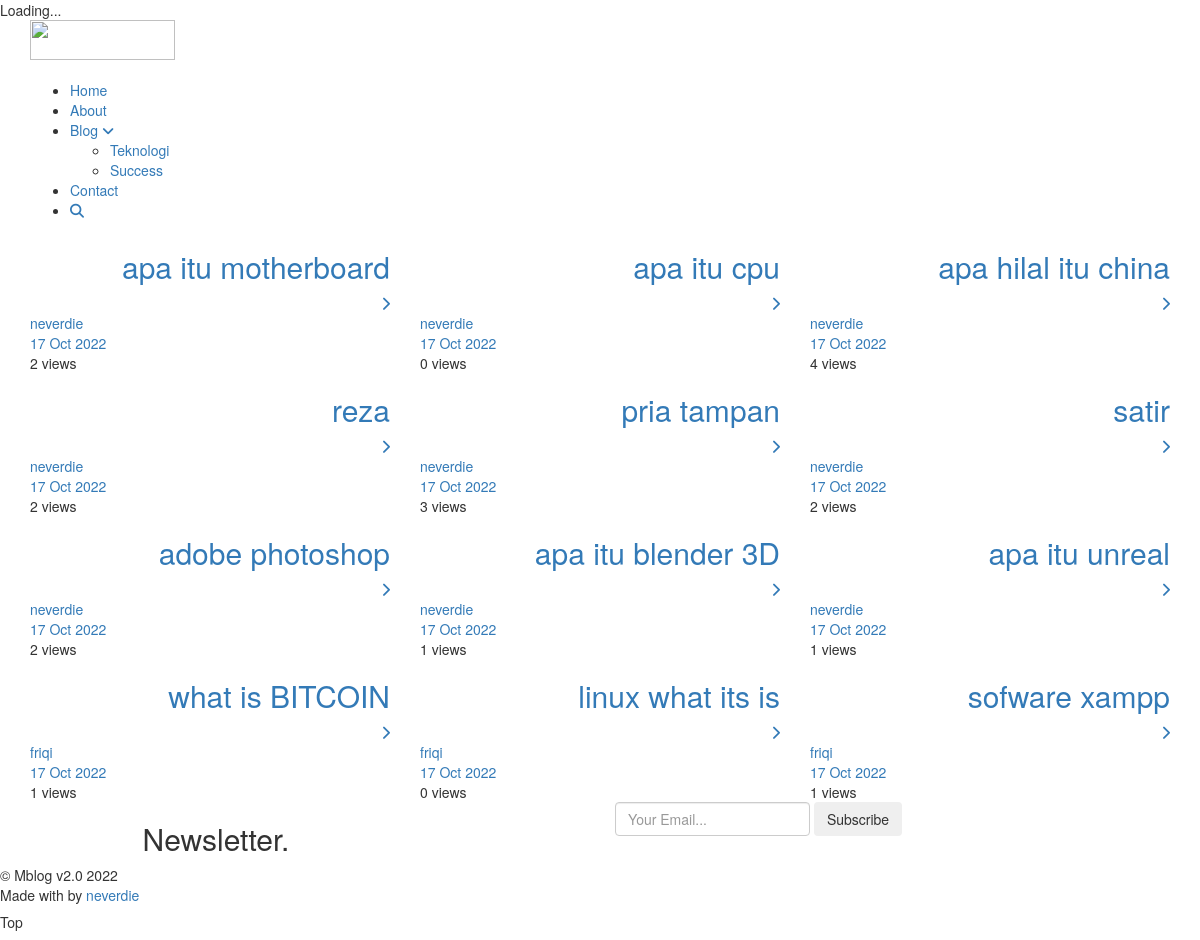
/index.php/result/search, run on the app's committed database.
### tables this page shows
CREATE TABLE `tbl_navbar` (
  `navbar_id` int(11) NOT NULL,
  `navbar_name` varchar(50) DEFAULT NULL,
  `navbar_slug` varchar(200) DEFAULT NULL,
  `navbar_parent_id` int(11) DEFAULT 0
);

CREATE TABLE `tbl_post` (
  `post_id` int(11) NOT NULL,
  `post_title` varchar(250) DEFAULT NULL,
  `post_description` text DEFAULT NULL,
  `post_contents` longtext DEFAULT NULL,
  `post_image` varchar(40) DEFAULT NULL,
  `post_date` timestamp NULL DEFAULT current_timestamp(),
  `post_last_update` datetime DEFAULT NULL,
  `post_category_id` int(11) DEFAULT NULL,
  `post_tags` varchar(225) DEFAULT NULL,
  `post_slug` varchar(250) DEFAULT NULL,
  `post_status` int(11) DEFAULT NULL COMMENT '1=Publish, 0=Unpublish',
  `post_views` int(11) DEFAULT 0,
  `post_user_id` int(11) DEFAULT NULL
);

CREATE TABLE `tbl_user` (
  `user_id` int(11) NOT NULL,
  `user_name` varchar(100) DEFAULT NULL,
  `user_email` varchar(60) DEFAULT NULL,
  `user_password` varchar(40) DEFAULT NULL,
  `user_level` varchar(10) DEFAULT NULL,
  `user_status` varchar(10) DEFAULT '1',
  `user_photo` varchar(40) DEFAULT NULL
);

### application/controllers/Result.php (called while the page is built, shortened)
<?php
class Result extends CI_Controller{
	function __construct(){
		$this->load->model('Blog_model','blog_model');
		$this->load->model('Visitor_model','visitor_model');
        $this->load->helper('text');
	}
	function search(){
		$query = strip_tags(htmlspecialchars($this->input->get('search_query',TRUE),ENT_QUOTES));
		$result = $this->blog_model->search_blog($query);
		if ($result->num_rows() > 0) {
			$x['data'] = $result;
			$x['judul']= 'Hasil Pencarian :'.' "'.$query.'"';
		}else{
			$x['data'] = $result;
			$x['judul']= 'Hasil Pencarian : "Tidak Temukan"';
		}
		$x['populer_post'] = $this->blog_model->get_popular_post();
		$site_info = $this->db->get('tbl_site', 1)->row();
		$v['logo'] =  $site_info->site_logo_header;
		$x['icon'] = $site_info->site_favicon;
		$x['header'] = $this->load->view('header',$v,TRUE);
		$x['footer'] = $this->load->view('footer','',TRUE);
		$this->load->view('blog_search_view',$x);
	}
}

### index.php (called while the page is built, shortened)
<?php
require_once BASEPATH.'core/CodeIgniter.php';

### application/models/Blog_model.php (called while the page is built, shortened)
<?php
class Blog_model extends CI_Model{
	function get_popular_post(){
		$this->db->select('tbl_post.*, user_name,user_photo');
		$this->db->from('tbl_post');
		$this->db->join('tbl_user', 'post_user_id=user_id','left');
		$this->db->order_by('post_views', 'DESC');
		$this->db->limit(5);
		$query = $this->db->get();
		return $query;
	}
    function search_blog($query){
    	$result = $this->db->query("SELECT tbl_post.*,user_name,user_photo FROM tbl_post
			LEFT JOIN tbl_user ON post_user_id=user_id
			LEFT JOIN tbl_category ON post_category_id=category_id
			WHERE post_title LIKE '%$query%' OR category_name LIKE '%$query%' OR post_tags LIKE '%$query%' LIMIT 12");
    	return $result;
    }
}

### application/views/blog_search_view.php (the view, shortened to what this page needs)
<!DOCTYPE html>
<html lang="en">
	<head>
		<link rel="stylesheet" href="<?php echo base_url().'theme/css/bootstrap.min.css'?>"/>
		<link rel="stylesheet" href="<?php echo base_url().'theme/css/style.css'?>"/>
		<link rel="stylesheet" href="<?php echo base_url().'theme/css/padding-margin.css'?>"/>
		<link rel="stylesheet" href="<?php echo base_url().'theme/css/font-awesome.min.css'?>"/>
	</head>
	<body class="content-animate">
		<div class="page-loader">
			<div class="loader-area"></div><div class="loader font-face1">Loading...
			</div>
		</div>
		<div id="top" class="page">
			<?php echo $header;?>
			<main class="cd-main-content mt-100">
				<section class="page-section small-section">
					<div class="container relative">
						<div class="row multi-columns-row">
								<?php foreach ($data->result() as $row):?>
								<div class="col-md-4 col-sm-6 mb-30 wow fadeIn">
									<article>
										<a class="articles-card" href="<?php echo site_url('blog/'.$row->post_slug);?>" title="">
											<div class="card-wrap">
												<div class="card-body text-right">
													<h2 class="heading6 lp-0 mt-0 font-face1 text-right"><?php echo $row->post_title;?></h2>
													<span class="icon-arrow-right fa fa-chevron-right"></span>
												</div>
												<div class="card-footer">
													<div class="article_author">
														<div class="author light-text"><?php echo $row->user_name;?></div>
														<div class="date"><?php echo date('d M Y',strtotime($row->post_date));?></div>
													</div>
												</div>
											</div>
										</a>
										<div class="like light-text"><a href="javascript:void(0)"></a> <?php echo $row->post_views.' views';?></div>
									</article>
								</div>
								<?php endforeach;?>
						</div>
					</div>
				</section>
				<section  class="page-section subscribe-section small-section">
					<div class="container">
						<div class="row">
							<div class="col-md-10 col-md-offset-1">
								<div class="form-subscribe mb-50 mb-sm-0">
									<div class="col-sm-6 mb-sm-40">
										<h2 class="heading5 mt-0 font-face1 white-color fw700 mb-0" >Newsletter.</h2>
									</div>
									<div class="col-sm-6">
										<form class="form-inline" action="<?php echo site_url('subscribe');?>" method="post">
											<div class="form-group">
												<input type="email" name="email" required placeholder="Your Email..." class="form-control">
												<button type="submit" class="btn btn-subscribe">Subscribe</button>
											</div>
										</form>
									</div>
								</div>
							</div>
						</div>
					</div>
				</section>
				<?php echo $footer;?>
				</main>
		</div>
	</body>
</html>

### application/views/header.php (shortened to what this page needs)
<nav class="main-nav transparent stick-fixed">
	<div class="container">
		<div class="full-wrapper relative clearfix">
			<div class="header-logo-wrap">
				<a href="<?php echo site_url();?>" class="logo">
					<img src="<?php echo base_url().'theme/images/'.$logo;?>" width="145" height="40" alt="" />
				</a>
			</div>
			<div class="mobile-nav">
			</div>
			<div class="nav-wrapper large-nav">
				<ul class="clearlist local-scroll">
					<?php
						$query = $this->db->get_where('tbl_navbar', array('navbar_parent_id' => 0));
						if($query->num_rows() > 0):
					?>
					<?php foreach ($query->result() as $row):?>
						<?php
							$nav_id=$row->navbar_id;
							$query2 = $this->db->get_where('tbl_navbar', array('navbar_parent_id' => $nav_id));
						?>
						<?php if($query2->num_rows() > 0):?>
						<li>
							<a href="<?php echo site_url($row->navbar_slug);?>" class="menu-down"><?php echo $row->navbar_name;?> <i class="fa fa-angle-down"></i></a>
							<ul class="nav-sub">
								<?php foreach ($query2->result() as $row2):?>
								<li>
									<a href="<?php echo site_url($row2->navbar_slug);?>"><?php echo $row2->navbar_name;?></a>
								</li>
								<?php endforeach;?>
							</ul>
						</li>
						<?php else:?>
						<li>
							<a href="<?php echo site_url($row->navbar_slug);?>"><?php echo $row->navbar_name;?></a>
						</li>
						<?php endif;?>
					<?php endforeach;?>
					<?php else:?>
					<li>
						<a href="#">Belum ada menu</a>
					</li>
					<?php endif;?>
					<li><a href="javascript:void(0)" class="btn-search"><span class="fa fa-search"></span></a></li>
				</ul>
			</div>
		</div>
	</div>
</nav>

### data on the page
tbl_navbar: navbar_name "Home"
tbl_navbar: navbar_name "About"
tbl_navbar: navbar_name "Blog"
tbl_navbar: navbar_name "Teknologi"
tbl_navbar: navbar_name "Success"
tbl_navbar: navbar_name "Contact"
tbl_post: post_title "apa itu motherboard", tbl_user.user_name "neverdie", post_date "17 Oct 2022", post_views "2"
tbl_post: post_title "apa itu cpu", tbl_user.user_name "neverdie", post_date "17 Oct 2022", post_views "0"
tbl_post: post_title "apa hilal itu china", tbl_user.user_name "neverdie", post_date "17 Oct 2022", post_views "4"
tbl_post: post_title "reza", tbl_user.user_name "neverdie", post_date "17 Oct 2022", post_views "2"
tbl_post: post_title "pria tampan", tbl_user.user_name "neverdie", post_date "17 Oct 2022", post_views "3"
tbl_post: post_title "satir", tbl_user.user_name "neverdie", post_date "17 Oct 2022", post_views "2"
tbl_post: post_title "adobe photoshop", tbl_user.user_name "neverdie", post_date "17 Oct 2022", post_views "2"
tbl_post: post_title "apa itu blender 3D", tbl_user.user_name "neverdie", post_date "17 Oct 2022", post_views "1"
tbl_post: post_title "apa itu unreal", tbl_user.user_name "neverdie", post_date "17 Oct 2022", post_views "1"
tbl_post: post_title "what is BITCOIN", tbl_user.user_name "friqi", post_date "17 Oct 2022", post_views "1"
tbl_post: post_title "linux what its is", tbl_user.user_name "friqi", post_date "17 Oct 2022", post_views "0"
tbl_post: post_title "sofware xampp", tbl_user.user_name "friqi", post_date "17 Oct 2022", post_views "1"
